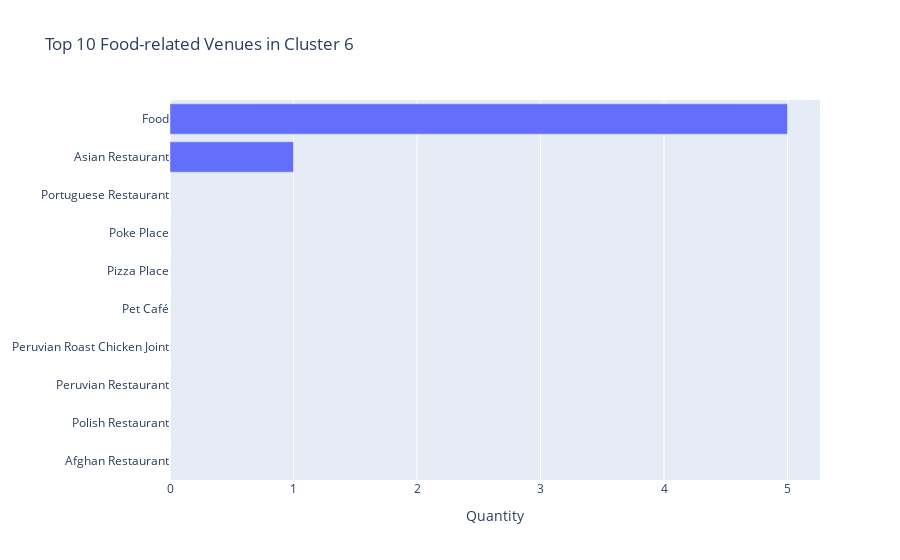

Here is the notebook cell this chart was saved with:
### Markdown cell above
Cluster 6

### Code cell
plot_cluster(6)

### Figure 1 — Plotly figure (JSON) as saved in the notebook; plotly's stock layout.template omitted (floating-point values rounded to 4 significant figures)
{"data": [{"orientation": "h", "type": "bar", "x": [0, 0, 0, 0, 0, 0, 0, 0, 1, 5], "y": ["Afghan Restaurant", "Polish Restaurant", "Peruvian Restaurant", "Peruvian Roast Chicken Joint", "Pet Café", "Pizza Place", "Poke Place", "Portuguese Restaurant", "Asian Restaurant", "Food"]}], "layout": {"title": {"text": "Top 10 Food-related Venues in Cluster 6"}, "xaxis": {"title": {"text": "Quantity"}}}}
